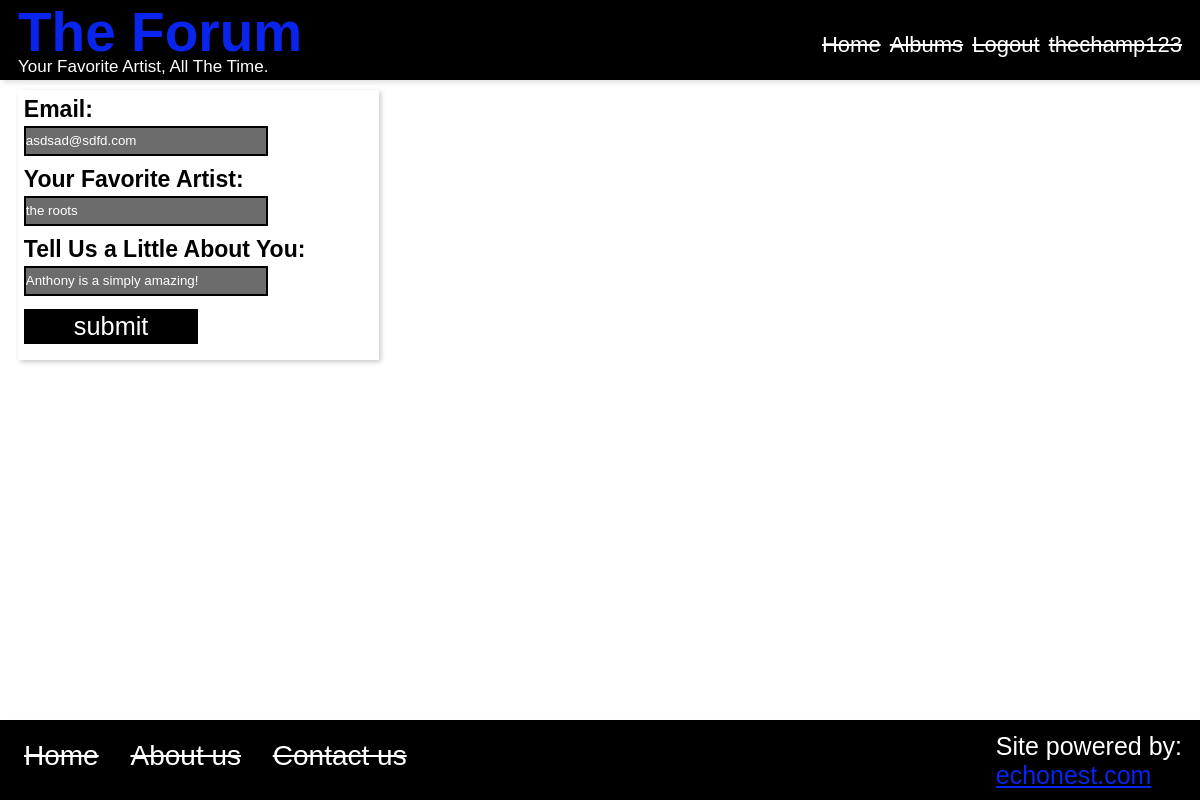
Before: /moblie_app/views/editProfile.php (signed in) with the older database file.
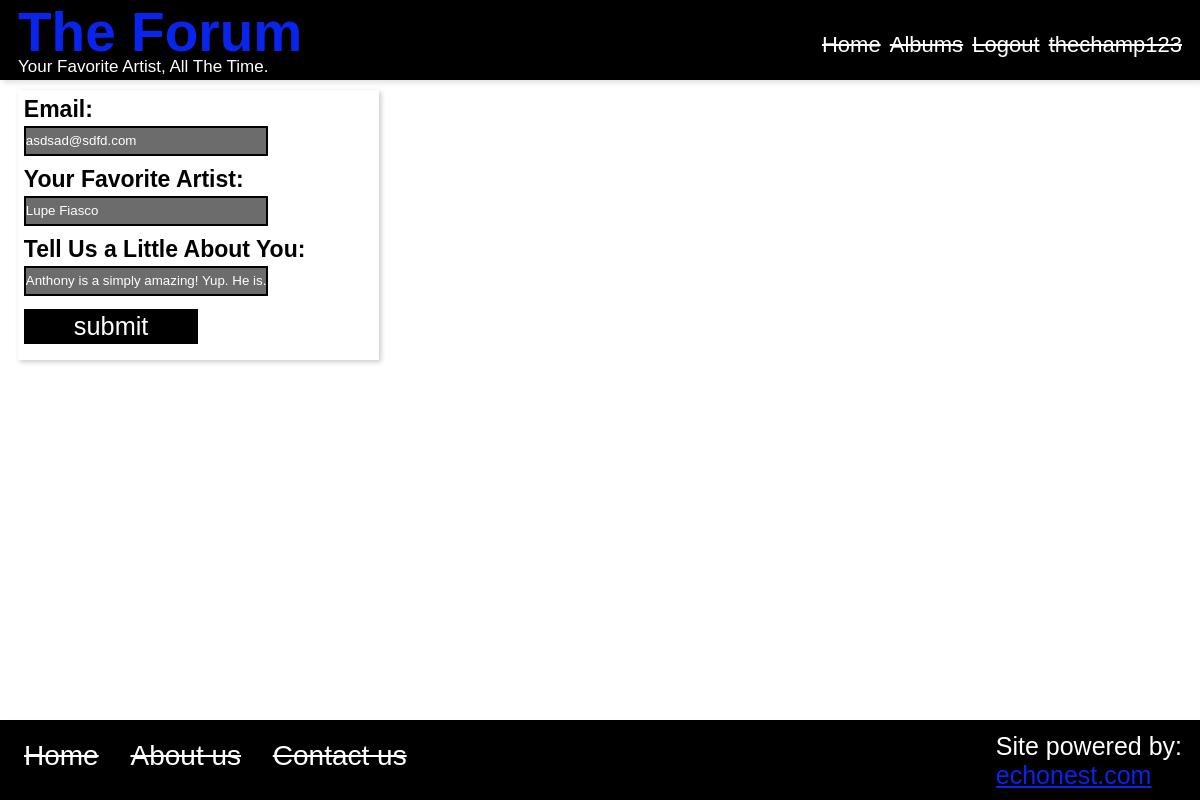
After: the same page with the newer database file.
### tables this page shows
CREATE TABLE `userInfo` (
  `userID` int(100) NOT NULL AUTO_INCREMENT,
  `firstName` varchar(12) NOT NULL,
  `userName` varchar(50) NOT NULL,
  `userEmail` varchar(50) DEFAULT NULL,
  `userPass` varchar(50) NOT NULL,
  `favArtist` varchar(20) NOT NULL,
  `userBio` varchar(200) NOT NULL,
  PRIMARY KEY (`userID`)
);

### moblie_app/ForumModel.php (called while the page is built, shortened)
<?php
class ForumModel{
	private $db;
	public function __construct(){
		$this->db = mysql_connect("127.0.0.1", "root", "root");
	}
	public function obtainProfileInfo($session){
		$sql = "SELECT * FROM userInfo WHERE userName = '$session'";
		$dataQuery = mysql_query($sql, $this->db);
		$info = mysql_fetch_assoc($dataQuery);
		return $info;
	}
}
?>

### moblie_app/views/editProfile.php (the view, shortened to what this page needs)
<?php
	require_once("../ForumModel.php");
	$test = new ForumModel(MY_DSN, MY_USER, MY_PASS);
	$getInfo = $test->obtainProfileInfo($_SESSION['username']);
?>
<html lang="en">
<head>
	<link rel="stylesheet" href="../css/main.css">
	<link rel="stylesheet" href="../css/form.css">
</head>
<header>
<nav id="home_nav">
	<h1 id="logo"><a href="loginHome.php">The Forum</a></h1>
	<p id="saying">Your Favorite Artist, All The Time.</p>
	<ul id="navItems">
		<li><a href="loginHome.php">Home</a></li>
		<li><a href="albums.php">Albums</a></li>
		<li><a href="logout.php">Logout</a></li>
		<li><a href="profile.php"><?php echo($_SESSION['username']);?></a></li>
	</ul>
</nav>
</header>
<div id="container">
<form action="" id="editProfile" method="post">
	<ul id="editForm">
		<li><label for="email">Email:</label></li>
		<li><input type="email" name="email" id="email" value="<?php echo($getInfo['userEmail']);?>"/></li>
		<li><label for="FavoriteArtist">Your Favorite Artist:</label></li>
		<li><input type="text" name="artist" id="artist"value="<?php echo($getInfo['favArtist']);?>"/></li>
		<li><label for="bio">Tell Us a Little About You:</label></li>
		<li><input type="text" name="bio" id="bio" value="<?php echo($getInfo['userBio']);?>"/></li>
		<li><input type="submit" value="submit" name="submit" id="btn"/></li>
	</ul>
</form>
</div>
<footer>
			<ul id="footer">
				<li><a href="loginHome.php">Home</a></li>
				<li><a href="#">About us</a></li>
				<li><a href="#">Contact us</a></li>
			</ul>
			<p id="echo">Site powered by:</br><a href="http://the.echonest.com">echonest.com</a></p>
		</footer>
	</body>
</html>

Changed rows visible on the page:
changed userinfo "asdsad@sdfd.com": bio "Anthony is a simply amazing!" → "Anthony is a simply amazing! Yup. He is."
Other visible differences:
form field artist: "the roots" → "Lupe Fiasco"
